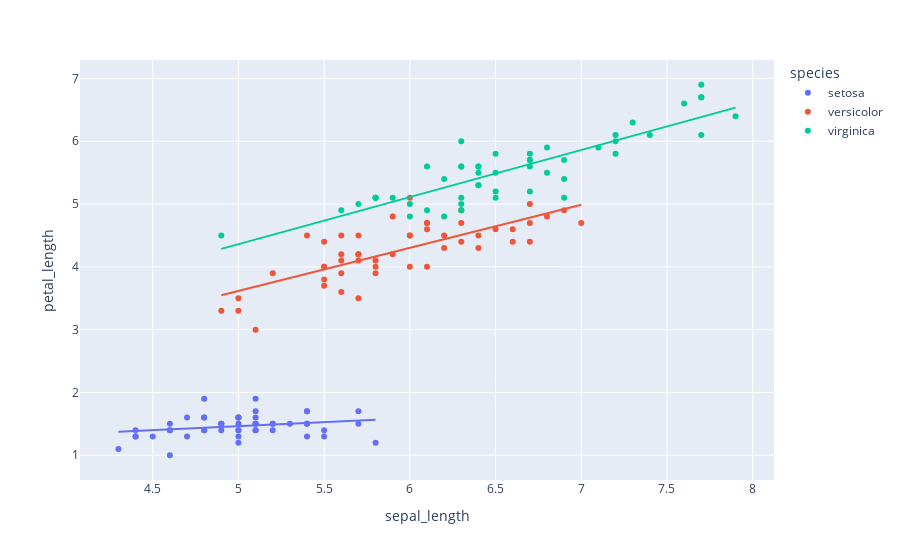

Notebook source saved alongside this figure:
### Code cell
fig = px.scatter(iris_dataset,
x='sepal_length',
y='petal_length',
color='species',
trendline="ols")
fig.show()

### Figure 1 — Plotly figure (JSON) as saved in the notebook; plotly's stock layout.template omitted (floating-point values rounded to 4 significant figures)
{"data": [{"hovertemplate": "species=setosa<br>sepal_length=%{x}<br>petal_length=%{y}<extra></extra>", "legendgroup": "setosa", "marker": {"color": "#636efa", "symbol": "circle"}, "mode": "markers", "name": "setosa", "orientation": "v", "showlegend": true, "type": "scatter", "x": [5.1, 4.9, 4.7, 4.6, 5, 5.4, 4.6, 5, 4.4, 4.9, 5.4, 4.8, 4.8, 4.3, 5.8, 5.7, 5.4, 5.1, 5.7, 5.1, 5.4, 5.1, 4.6, 5.1, 4.8, 5, 5, 5.2, 5.2, 4.7, 4.8, 5.4, 5.2, 5.5, 4.9, 5, 5.5, 4.9, 4.4, 5.1, 5, 4.5, 4.4, 5, 5.1, 4.8, 5.1, 4.6, 5.3, 5], "xaxis": "x", "y": [1.4, 1.4, 1.3, 1.5, 1.4, 1.7, 1.4, 1.5, 1.4, 1.5, 1.5, 1.6, 1.4, 1.1, 1.2, 1.5, 1.3, 1.4, 1.7, 1.5, 1.7, 1.5, 1, 1.7, 1.9, 1.6, 1.6, 1.5, 1.4, 1.6, 1.6, 1.5, 1.5, 1.4, 1.5, 1.2, 1.3, 1.5, 1.3, 1.5, 1.3, 1.3, 1.3, 1.6, 1.9, 1.4, 1.6, 1.4, 1.5, 1.4], "yaxis": "y"}, {"hovertemplate": "<b>OLS trendline</b><br>petal_length = 0.129891 * sepal_length + 0.813768<br>R<sup>2</sup>=0.069630<br><br>species=setosa<br>sepal_length=%{x}<br>petal_length=%{y} <b>(trend)</b><extra></extra>", "legendgroup": "setosa", "marker": {"color": "#636efa", "symbol": "circle"}, "mode": "lines", "name": "setosa", "showlegend": false, "type": "scatter", "x": [4.3, 4.4, 4.4, 4.4, 4.5, 4.6, 4.6, 4.6, 4.6, 4.7, 4.7, 4.8, 4.8, 4.8, 4.8, 4.8, 4.9, 4.9, 4.9, 4.9, 5, 5, 5, 5, 5, 5, 5, 5, 5.1, 5.1, 5.1, 5.1, 5.1, 5.1, 5.1, 5.1, 5.2, 5.2, 5.2, 5.3, 5.4, 5.4, 5.4, 5.4, 5.4, 5.5, 5.5, 5.7, 5.7, 5.8], "xaxis": "x", "y": [1.372, 1.385, 1.385, 1.385, 1.398, 1.411, 1.411, 1.411, 1.411, 1.424, 1.424, 1.437, 1.437, 1.437, 1.437, 1.437, 1.45, 1.45, 1.45, 1.45, 1.463, 1.463, 1.463, 1.463, 1.463, 1.463, 1.463, 1.463, 1.476, 1.476, 1.476, 1.476, 1.476, 1.476, 1.476, 1.476, 1.489, 1.489, 1.489, 1.502, 1.515, 1.515, 1.515, 1.515, 1.515, 1.528, 1.528, 1.554, 1.554, 1.567], "yaxis": "y"}, {"hovertemplate": "species=versicolor<br>sepal_length=%{x}<br>petal_length=%{y}<extra></extra>", "legendgroup": "versicolor", "marker": {"color": "#EF553B", "symbol": "circle"}, "mode": "markers", "name": "versicolor", "orientation": "v", "showlegend": true, "type": "scatter", "x": [7, 6.4, 6.9, 5.5, 6.5, 5.7, 6.3, 4.9, 6.6, 5.2, 5, 5.9, 6, 6.1, 5.6, 6.7, 5.6, 5.8, 6.2, 5.6, 5.9, 6.1, 6.3, 6.1, 6.4, 6.6, 6.8, 6.7, 6, 5.7, 5.5, 5.5, 5.8, 6, 5.4, 6, 6.7, 6.3, 5.6, 5.5, 5.5, 6.1, 5.8, 5, 5.6, 5.7, 5.7, 6.2, 5.1, 5.7], "xaxis": "x", "y": [4.7, 4.5, 4.9, 4, 4.6, 4.5, 4.7, 3.3, 4.6, 3.9, 3.5, 4.2, 4, 4.7, 3.6, 4.4, 4.5, 4.1, 4.5, 3.9, 4.8, 4, 4.9, 4.7, 4.3, 4.4, 4.8, 5, 4.5, 3.5, 3.8, 3.7, 3.9, 5.1, 4.5, 4.5, 4.7, 4.4, 4.1, 4, 4.4, 4.6, 4, 3.3, 4.2, 4.2, 4.2, 4.3, 3, 4.1], "yaxis": "y"}, {"hovertemplate": "<b>OLS trendline</b><br>petal_length = 0.68647 * sepal_length + 0.185116<br>R<sup>2</sup>=0.568590<br><br>species=versicolor<br>sepal_length=%{x}<br>petal_length=%{y} <b>(trend)</b><extra></extra>", "legendgroup": "versicolor", "marker": {"color": "#EF553B", "symbol": "circle"}, "mode": "lines", "name": "versicolor", "showlegend": false, "type": "scatter", "x": [4.9, 5, 5, 5.1, 5.2, 5.4, 5.5, 5.5, 5.5, 5.5, 5.5, 5.6, 5.6, 5.6, 5.6, 5.6, 5.7, 5.7, 5.7, 5.7, 5.7, 5.8, 5.8, 5.8, 5.9, 5.9, 6, 6, 6, 6, 6.1, 6.1, 6.1, 6.1, 6.2, 6.2, 6.3, 6.3, 6.3, 6.4, 6.4, 6.5, 6.6, 6.6, 6.7, 6.7, 6.7, 6.8, 6.9, 7], "xaxis": "x", "y": [3.549, 3.617, 3.617, 3.686, 3.755, 3.892, 3.961, 3.961, 3.961, 3.961, 3.961, 4.029, 4.029, 4.029, 4.029, 4.029, 4.098, 4.098, 4.098, 4.098, 4.098, 4.167, 4.167, 4.167, 4.235, 4.235, 4.304, 4.304, 4.304, 4.304, 4.373, 4.373, 4.373, 4.373, 4.441, 4.441, 4.51, 4.51, 4.51, 4.579, 4.579, 4.647, 4.716, 4.716, 4.784, 4.784, 4.784, 4.853, 4.922, 4.99], "yaxis": "y"}, {"hovertemplate": "species=virginica<br>sepal_length=%{x}<br>petal_length=%{y}<extra></extra>", "legendgroup": "virginica", "marker": {"color": "#00cc96", "symbol": "circle"}, "mode": "markers", "name": "virginica", "orientation": "v", "showlegend": true, "type": "scatter", "x": [6.3, 5.8, 7.1, 6.3, 6.5, 7.6, 4.9, 7.3, 6.7, 7.2, 6.5, 6.4, 6.8, 5.7, 5.8, 6.4, 6.5, 7.7, 7.7, 6, 6.9, 5.6, 7.7, 6.3, 6.7, 7.2, 6.2, 6.1, 6.4, 7.2, 7.4, 7.9, 6.4, 6.3, 6.1, 7.7, 6.3, 6.4, 6, 6.9, 6.7, 6.9, 5.8, 6.8, 6.7, 6.7, 6.3, 6.5, 6.2, 5.9], "xaxis": "x", "y": [6, 5.1, 5.9, 5.6, 5.8, 6.6, 4.5, 6.3, 5.8, 6.1, 5.1, 5.3, 5.5, 5, 5.1, 5.3, 5.5, 6.7, 6.9, 5, 5.7, 4.9, 6.7, 4.9, 5.7, 6, 4.8, 4.9, 5.6, 5.8, 6.1, 6.4, 5.6, 5.1, 5.6, 6.1, 5.6, 5.5, 4.8, 5.4, 5.6, 5.1, 5.1, 5.9, 5.7, 5.2, 5, 5.2, 5.4, 5.1], "yaxis": "y"}, {"hovertemplate": "<b>OLS trendline</b><br>petal_length = 0.750081 * sepal_length + 0.610468<br>R<sup>2</sup>=0.746884<br><br>species=virginica<br>sepal_length=%{x}<br>petal_length=%{y} <b>(trend)</b><extra></extra>", "legendgroup": "virginica", "marker": {"color": "#00cc96", "symbol": "circle"}, "mode": "lines", "name": "virginica", "showlegend": false, "type": "scatter", "x": [4.9, 5.6, 5.7, 5.8, 5.8, 5.8, 5.9, 6, 6, 6.1, 6.1, 6.2, 6.2, 6.3, 6.3, 6.3, 6.3, 6.3, 6.3, 6.4, 6.4, 6.4, 6.4, 6.4, 6.5, 6.5, 6.5, 6.5, 6.7, 6.7, 6.7, 6.7, 6.7, 6.8, 6.8, 6.9, 6.9, 6.9, 7.1, 7.2, 7.2, 7.2, 7.3, 7.4, 7.6, 7.7, 7.7, 7.7, 7.7, 7.9], "xaxis": "x", "y": [4.286, 4.811, 4.886, 4.961, 4.961, 4.961, 5.036, 5.111, 5.111, 5.186, 5.186, 5.261, 5.261, 5.336, 5.336, 5.336, 5.336, 5.336, 5.336, 5.411, 5.411, 5.411, 5.411, 5.411, 5.486, 5.486, 5.486, 5.486, 5.636, 5.636, 5.636, 5.636, 5.636, 5.711, 5.711, 5.786, 5.786, 5.786, 5.936, 6.011, 6.011, 6.011, 6.086, 6.161, 6.311, 6.386, 6.386, 6.386, 6.386, 6.536], "yaxis": "y"}], "layout": {"autosize": true, "legend": {"title": {"text": "species"}, "tracegroupgap": 0}, "margin": {"t": 60}, "xaxis": {"anchor": "y", "autorange": true, "domain": [0, 1], "range": [4.032, 8.168], "title": {"text": "sepal_length"}, "type": "linear"}, "yaxis": {"anchor": "x", "autorange": true, "domain": [0, 1], "range": [0.5432, 7.357], "title": {"text": "petal_length"}, "type": "linear"}}}
